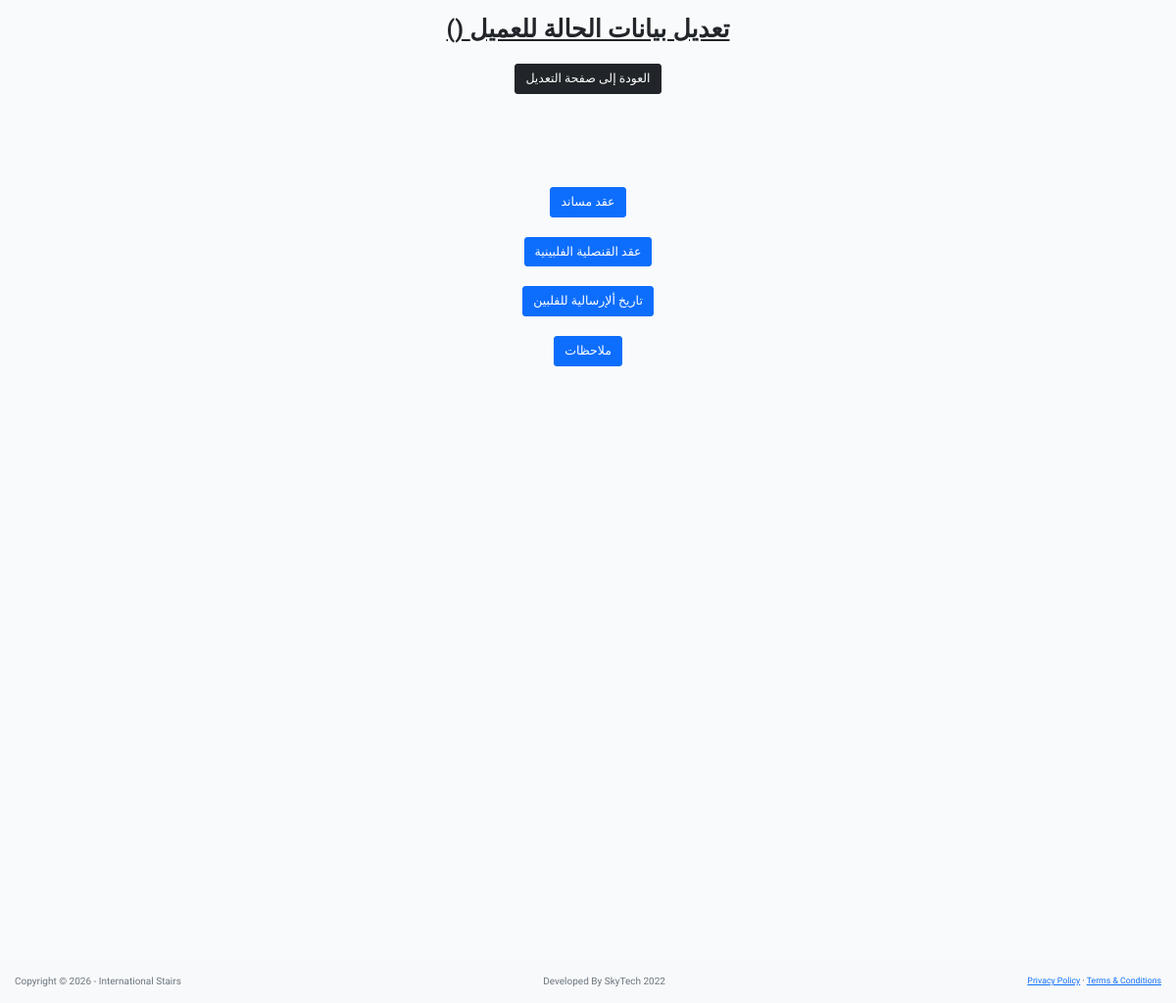
Page /customer_procedures?id=1 (signed in) on the earlier database version.
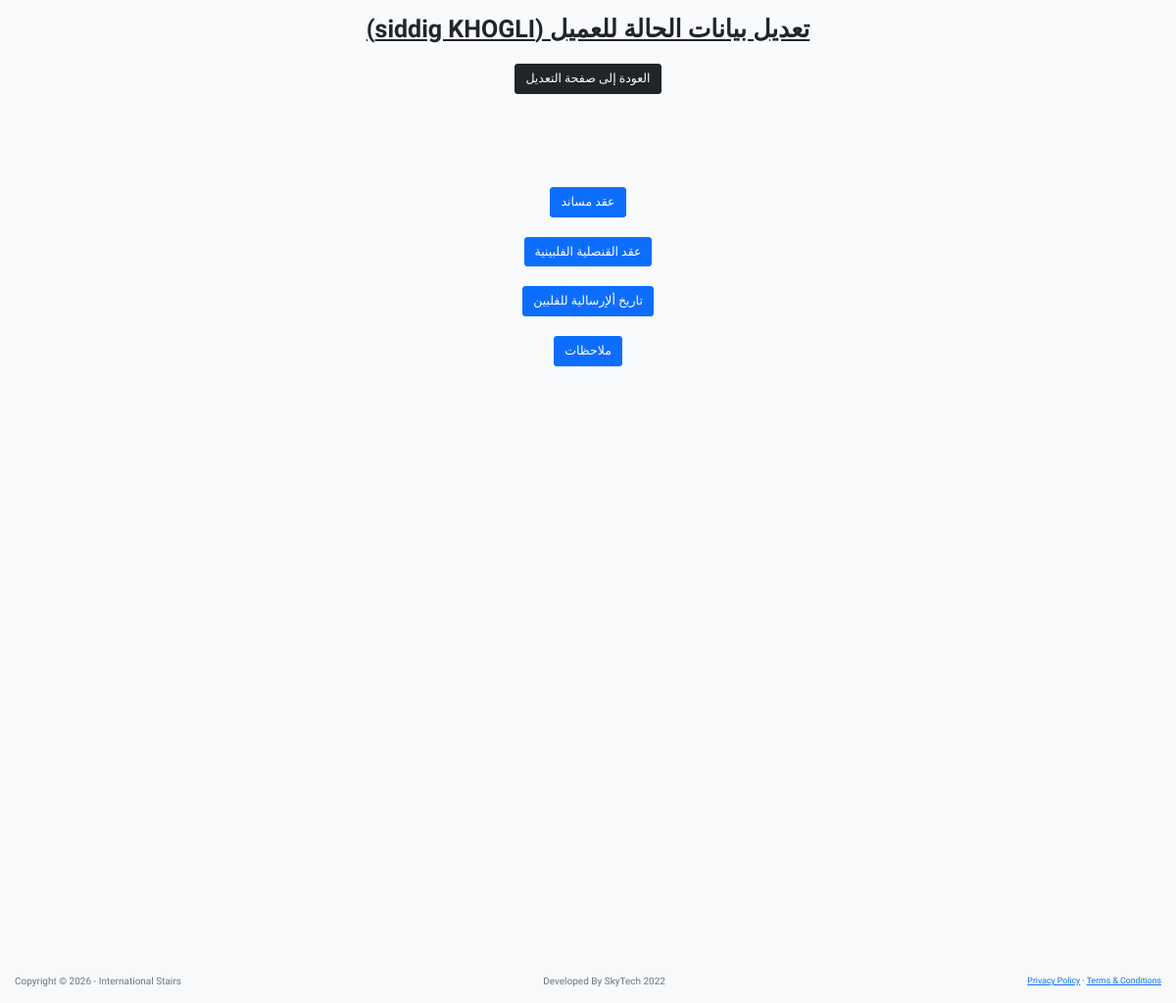
Same page on the later database version.
### main.py (models this page shows)
class Users(db.Model):
    __tablename__ = "users"
    id = db.Column(db.Integer, primary_key=True)
    name = db.Column(db.String(250), nullable=False)
    nid_or_iqama = db.Column(db.BIGINT, nullable=False)
    contact_No = db.Column(db.BIGINT, nullable=False)
    visa = db.Column(db.BIGINT, nullable=False)
    request_date = db.Column(db.Date, nullable=False)
    worker_name = db.Column(db.String(250), nullable=False)
    type = db.Column(db.String(250), nullable=False)
    agency = db.Column(db.String(250), nullable=False)
    selected_or_recommended = db.Column(db.String(250), nullable=False)
    musaned = db.Column(db.String(250), nullable=False)
    embassy_contract = db.Column(db.String(250), nullable=False)
    shipment_date = db.Column(db.Date, nullable=True)
    medical = db.Column(db.String(500), nullable=True)
    mmr_vaccine = db.Column(db.String(500), nullable=True)
    owwa = db.Column(db.String(500), nullable=True)
    tesda = db.Column(db.String(500), nullable=True)
    biometric = db.Column(db.String(500), nullable=True)
    stamping = db.Column(db.String(500), nullable=True)
    oec = db.Column(db.String(500), nullable=True)
    ticket = db.Column(db.String(500), nullable=True)
    deployment_date = db.Column(db.String(500), nullable=True)  # Salalim Remarks
    status = db.Column(db.String(1000), nullable=True)

### main.py (the view)
@app.route("/customer_procedures",methods=["GET", "POST"])
def customer_procedures():
    user_id = request.args.get("id")
    updated_user = Users.query.get(user_id)
    return render_template("customer_procedures.html",user=updated_user)

### main.py (called while the page is built)
@login_manager.user_loader
def load_user(user_id):
    return User.query.get(int(user_id))

### templates/customer_procedures.html (shortened to what this page needs)
{% extends 'bootstrap/base.html' %}
{% import "bootstrap/wtf.html" as wtf %}
{% block styles %}
  {{ super() }}
  <link rel="stylesheet" href="{{ url_for('static', filename='css/styles.css') }}">
{% endblock %}
{% block content %}
<br>
    <head>
</head>
<div class="content">
    <h1 class="heading" style="text-align:center"><b><u> ({{user.name}}) تعديل بيانات الحالة للعميل</u></b> </h1>
    <div class="heading">
<br>
    <h1 class="heading" style="text-align:center"><a href="{{url_for('users_list')}}" class="btn btn-lg btn-dark"> العودة إلى صفحة التعديل </a> </h1>
</div>
</div>
<br><br><br><br><br><br>
<div class="heading">
    <h1 class="heading" style="text-align:center"><a href="{{url_for('musaned_contract',id=user.id)}}" class="btn btn-lg btn-primary"> عقد مساند  </a> </h1>
    <br>
    <h1 class="heading" style="text-align:center"><a href="{{url_for('consulate_contract',id=user.id)}}" class="btn btn-lg btn-primary"> عقد القنصلية الفلبينية </a> </h1>
    <br>
    <h1 class="heading" style="text-align:center"><a href="{{url_for('shipment_date_edit',id=user.id)}}" class="btn btn-lg btn-primary"> تاريخ ألإرسالية للفلبين </a> </h1>
    <br>
    <h1 class="heading" style="text-align:center"><a href="{{url_for('edit',id=user.id)}}" class="btn btn-lg btn-primary"> ملاحظات </a> </h1>
    <br>
</div>
    <br>
<br><br><br><br><br><br><br><br><br><br><br><br><br><br><br><br><br><br><br><br><br><br><br><br><br><br><br><br><br><br><br><br><br><br><br>
<br><br>
{%include "domec_footer.html"%}
    {% endblock %}

Differences in the rows shown:
added Users: name "siddig KHOGLI"
